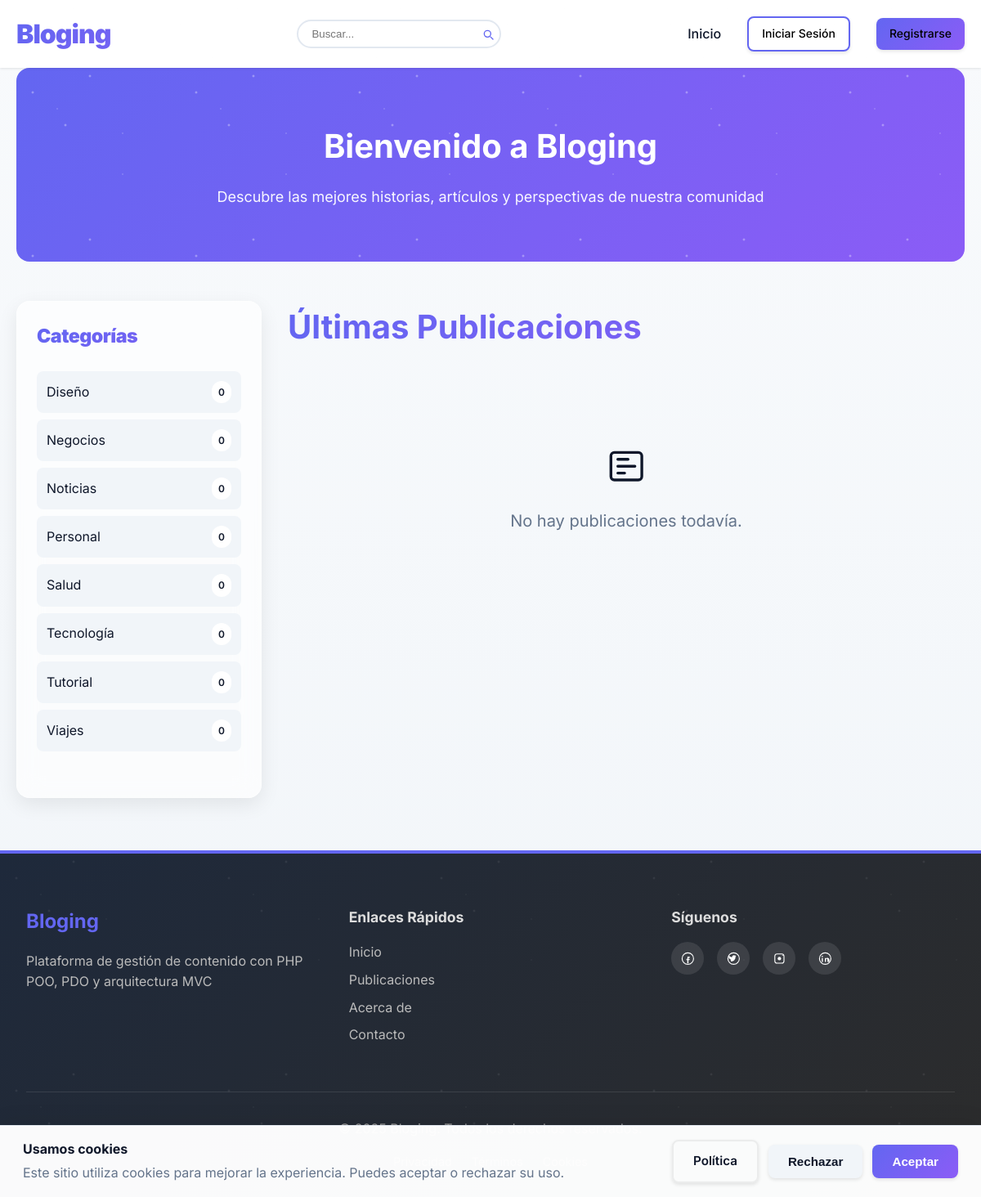
The page / on the database its author committed.
### tables this page shows
CREATE TABLE categories (
    id INT AUTO_INCREMENT PRIMARY KEY,
    name VARCHAR(100) NOT NULL UNIQUE,
    slug VARCHAR(100) NOT NULL UNIQUE,
    description TEXT,
    icon VARCHAR(50) DEFAULT NULL,
    color VARCHAR(7) DEFAULT '#6366f1',
    created_at TIMESTAMP DEFAULT CURRENT_TIMESTAMP
);

### app/controllers/BaseController.php (called while the page is built, shortened)
<?php
class BaseController {
    protected function view($view, $data = []) {
        extract($data);
        require __DIR__ . '/../../views/' . $view . '.php';
    }
}

### app/controllers/HomeController.php (called while the page is built)
<?php
class HomeController extends BaseController {
    public function index() {
        $postModel = new Post();
        $categoryModel = new Category();
        $posts = $postModel->getAll();
        $categories = $categoryModel->getAll();
        $trending = $postModel->getTrending();
        $this->view('home', [
            'posts' => $posts,
            'categories' => $categories,
            'trending' => $trending
        ]);
    }
}

### public/index.php (called while the page is built, shortened)
<?php
spl_autoload_register(function ($class) {
    $paths = [
        __DIR__ . '/../app/Controllers/',
        __DIR__ . '/../app/Models/',
        __DIR__ . '/../app/Helpers/',
        __DIR__ . '/../app/Middleware/',
    ];
    foreach ($paths as $path) {
        $file = $path . $class . '.php';
        if (file_exists($file)) {
            return;
        }
    }
});
require_once __DIR__ . '/../routes/web.php';
$url = $_SERVER['REQUEST_URI'];
$url = parse_url($url, PHP_URL_PATH);
$url = rtrim($url, '/');
$url = $url ?: '/';
Router::dispatch($url);

### app/Helpers/Session.php (called while the page is built, shortened)
<?php
class Session {
    public static function has($key) {
        return isset($_SESSION[$key]);
    }
    public static function isLoggedIn() {
        return self::has('user_id');
    }
}

### app/Models/Database.php (called while the page is built)
<?php
class Database {
    private static $instance = null;
    private $connection;
    private function __construct() {
        $config = require __DIR__ . '/../../config/database.php';
        try {
            $dsn = "mysql:host={$config['host']};dbname={$config['dbname']};charset={$config['charset']}";
            $this->connection = new PDO($dsn, $config['username'], $config['password'], $config['options']);
        } catch (PDOException $e) {
            die("Error de conexión: " . $e->getMessage());
        }
    }
    public static function getInstance() {
        if (self::$instance === null) {
            self::$instance = new self();
        }
        return self::$instance;
    }
    public function getConnection() {
        return $this->connection;
    }
}

### config/database.php (called while the page is built)
<?php
return [
    'host' => 'localhost',
    'dbname' => 'blog_cms',
    'username' => 'root',
    'password' => '',
    'charset' => 'utf8mb4',
    'options' => [
        PDO::ATTR_ERRMODE => PDO::ERRMODE_EXCEPTION,
        PDO::ATTR_DEFAULT_FETCH_MODE => PDO::FETCH_ASSOC,
        PDO::ATTR_EMULATE_PREPARES => false,
    ]
];

### app/Models/Category.php (called while the page is built, shortened)
<?php
class Category {
    private $db;
    public function __construct() {
        $this->db = Database::getInstance()->getConnection();
    }
    public function getAll() {
        $sql = "SELECT c.*, COUNT(pc.post_id) as post_count
                FROM categories c
                LEFT JOIN post_categories pc ON c.id = pc.category_id
                GROUP BY c.id
                ORDER BY post_count DESC, c.name ASC";
        return $this->db->query($sql)->fetchAll();
    }
}

### views/home.php (the view, shortened to what this page needs)
<?php include __DIR__ . '/layouts/header.php'; ?>
<div class="hero-section">
    <h1>Bienvenido a <?php echo APP_NAME; ?></h1>
    <p>Descubre las mejores historias, artículos y perspectivas de nuestra comunidad</p>
</div>
<div class="layout-with-sidebar">
    <aside class="sidebar">
        <div class="sidebar-section">
            <h3>Categorías</h3>
            <div class="category-list">
                <?php foreach ($categories as $category): ?>
                    <a href="/category/<?php echo htmlspecialchars($category['slug']); ?>" class="category-item">
                        <span><?php echo htmlspecialchars($category['name']); ?></span>
                        <span class="category-badge"><?php echo $category['post_count']; ?></span>
                    </a>
                <?php endforeach; ?>
            </div>
        </div>
    </aside>
    <div>
            <h1 style="margin-bottom: 2rem; font-size: 2.5rem; background: var(--gradient); background-clip: text; -webkit-background-clip: text; -webkit-text-fill-color: transparent;">
             Últimas Publicaciones
        </h1>
        <?php if (empty($posts)): ?>
            <div class="empty-state" style="text-align: center; padding: 4rem 2rem;">
                    <h2 style="font-size: 3rem; margin-bottom: 1rem;"><svg class="icon" aria-hidden="true"><use href="/assets/icons.svg#newspaper"></use></svg></h2>
                <p style="font-size: 1.25rem; color: var(--text-light); margin-bottom: 1.5rem;">
                    No hay publicaciones todavía.
                </p>
            </div>
        <?php endif; ?>
    </div>
</div>
<?php include __DIR__ . '/layouts/footer.php'; ?>

### routes/web.php (shortened to what this page needs)
<?php
class Router {
    private static $routes = [];
    public static function get($uri, $controller, $method, $middleware = null) {
        self::$routes['GET'][$uri] = [
            'controller' => $controller,
            'method' => $method,
            'middleware' => $middleware
        ];
    }
    public static function post($uri, $controller, $method, $middleware = null) {
        self::$routes['POST'][$uri] = [
            'controller' => $controller,
            'method' => $method,
            'middleware' => $middleware
        ];
    }
    public static function dispatch($uri) {
        $method = $_SERVER['REQUEST_METHOD'];
        foreach (self::$routes[$method] ?? [] as $route => $action) {
            $pattern = preg_replace('/\{[a-zA-Z]+\}/', '([a-zA-Z0-9\-]+)', $route);
            $pattern = '#^' . $pattern . '$#';
            if (preg_match($pattern, $uri, $matches)) {
                array_shift($matches);
                $controller = new $action['controller']();
                return call_user_func_array([$controller, $action['method']], $matches);
            }
        }
    }
}

### views/layouts/header.php (shortened to what this page needs)
<!DOCTYPE html>
<html lang="es">
<head>
    <link rel="stylesheet" href="/assets/css/style.css">
</head>
<body>
    <nav class="navbar">
        <div class="container">
            <a href="/" class="logo"><?php echo APP_NAME; ?></a>
            <form action="/search" method="GET" class="search-bar">
                <input type="text" name="q" placeholder="Buscar..." value="<?php echo htmlspecialchars($_GET['q'] ?? ''); ?>">
                <button type="submit" aria-label="Buscar"><svg class="icon icon-text" aria-hidden="true"><use href="/assets/icons.svg#search"></use></svg><span class="sr-only">Buscar</span></button>
            </form>
            <div class="nav-links">
                <a href="/">Inicio</a>
                <?php if (Session::isLoggedIn()): ?>
                    <a href="/post/create" class="btn btn-primary btn-sm"><svg class="icon icon-text" aria-hidden="true"><use href="/assets/icons.svg#edit"></use></svg> Crear Post</a>
                    <a href="/bookmarks"><svg class="icon icon-text" aria-hidden="true"><use href="/assets/icons.svg#bookmark"></use></svg> Guardados</a>
                    <a href="/notifications" style="position: relative;">
                        <svg class="icon icon-text" aria-hidden="true"><use href="/assets/icons.svg#bell"></use></svg>
                        <?php
                        $notifModel = new Notification();
                        $unreadCount = $notifModel->getUnreadCount(Session::getUserId());
                        if ($unreadCount > 0):
                        ?>
                            <span style="position: absolute; top: -8px; right: -8px; background: #ef4444; color: white; border-radius: 50%; width: 20px; height: 20px; display: flex; align-items: center; justify-content: center; font-size: 0.75rem; font-weight: 700;">
                                <?php echo $unreadCount > 9 ? '9+' : $unreadCount; ?>
                            </span>
                        <?php endif; ?>
                    </a>
                    <?php
                    $userModel = new User();
                    $currentUser = $userModel->findById(Session::getUserId());
                    if ($currentUser && isset($currentUser['role']) && in_array($currentUser['role'], ['admin', 'moderator'])):
                    ?>
                        <a href="/admin" class="btn btn-sm" style="background: var(--gradient);"><svg class="icon icon-text" aria-hidden="true"><use href="/assets/icons.svg#cog"></use></svg> Admin</a>
                    <?php endif; ?>
                    <a href="/profile/<?php echo htmlspecialchars(Session::getUsername()); ?>" class="user-info">
                        <?php
                        if ($currentUser && isset($currentUser['avatar']) && $currentUser['avatar']):
                        ?>
                            <img src="/<?php echo htmlspecialchars($currentUser['avatar']); ?>" alt="Avatar" class="user-avatar">
                        <?php else: ?>
                            <span class="user-avatar" style="background: var(--gradient); display: flex; align-items: center; justify-content: center; color: white; font-weight: 700;">
                                <?php echo strtoupper(substr(Session::getUsername(), 0, 1)); ?>
                            </span>
                        <?php endif; ?>
                        <span><?php echo htmlspecialchars(Session::getUsername()); ?></span>
                    </a>
                    <a href="/logout" class="btn btn-danger btn-sm"><svg class="icon icon-text" aria-hidden="true"><use href="/assets/icons.svg#sign-out"></use></svg> Salir</a>
                <?php else: ?>
                    <a href="/login" class="btn btn-outline btn-sm">Iniciar Sesión</a>
                    <a href="/register" class="btn btn-primary btn-sm">Registrarse</a>
                <?php endif; ?>
            </div>
        </div>
    </nav>
    <main class="container">

### views/layouts/footer.php (shortened to what this page needs)
</main>
    <footer class="footer">
        <div class="container">
            <div class="footer-content">
                <div class="footer-section">
                    <h3><?php echo APP_NAME; ?></h3>
                    <p>Plataforma de gestión de contenido con PHP POO, PDO y arquitectura MVC</p>
                </div>
                <div class="footer-section">
                    <h4>Enlaces Rápidos</h4>
                    <ul>
                        <li><a href="/">Inicio</a></li>
                        <li><a href="/posts">Publicaciones</a></li>
                        <li><a href="/about">Acerca de</a></li>
                        <li><a href="/contact">Contacto</a></li>
                    </ul>
                </div>
                <div class="footer-section">
                    <h4>Síguenos</h4>
                    <div class="social-links">
                        <a href="#" aria-label="Facebook"><i class="fa-facebook" aria-hidden="true"></i></a>
                        <a href="#" aria-label="Twitter"><i class="fa-twitter" aria-hidden="true"></i></a>
                        <a href="#" aria-label="Instagram"><i class="fa-instagram" aria-hidden="true"></i></a>
                        <a href="#" aria-label="LinkedIn"><i class="fa-linkedin" aria-hidden="true"></i></a>
                    </div>
                </div>
            </div>
            <div class="footer-bottom">
                <p>&copy; <?php echo date('Y'); ?> <?php echo APP_NAME; ?>. Todos los derechos reservados.</p>
                <div class="footer-links">
                    <a href="/privacy">Privacidad</a>
                    <a href="/terms">Términos</a>
                    <a href="/cookies">Cookies</a>
                </div>
            </div>
        </div>
    </footer>
    <div id="cookieBanner" class="cookie-banner" style="display: none;" aria-live="polite">
        <div class="cookie-banner-inner">
            <div class="cookie-text">
                <strong>Usamos cookies</strong>
                <p>Este sitio utiliza cookies para mejorar la experiencia. Puedes aceptar o rechazar su uso.</p>
            </div>
            <div class="cookie-actions">
                <a href="/cookies" class="btn btn-outline">Política</a>
                <button id="cookieDecline" class="btn btn-secondary">Rechazar</button>
                <button id="cookieAccept" class="btn btn-primary">Aceptar</button>
            </div>
        </div>
    </div>
</body>
</html>

### rows shown on the page
categories: name "Diseño", post_count "0"
categories: name "Negocios", post_count "0"
categories: name "Noticias", post_count "0"
categories: name "Personal", post_count "0"
categories: name "Salud", post_count "0"
categories: name "Tecnología", post_count "0"
categories: name "Tutorial", post_count "0"
categories: name "Viajes", post_count "0"
